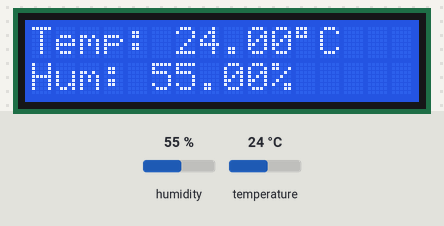
The sketch below on a simulated Arduino Uno, built with avr-gcc and run on an emulated ATmega328P. Shown: 16×2 character LCD. The inputs (shaded band) are chosen by the test bench; at power-on: humidity 55 %, temperature 24 °C.

Above: at 3.2 s.
3.3 s: humidity set to 22 %
At 5.3 s:
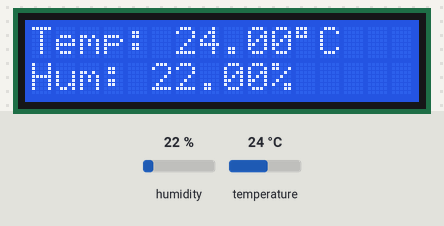
6.0 s: temperature set to 12 °C
At 7.4 s:
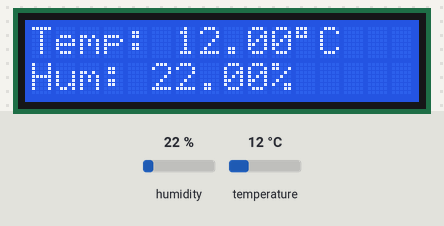
8.7 s: humidity set to 40 %
At 10.6 s:
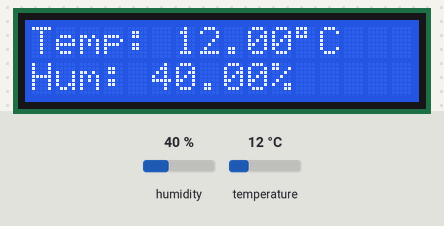
11.8 s: temperature set to 19 °C
At 12.8 s:
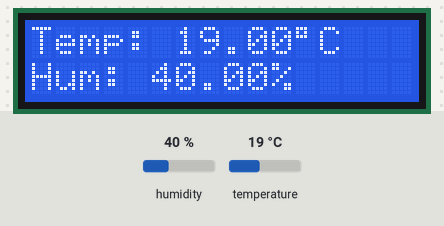
Timing chart, 0 to 14.8 s (numbered marks = the images above; inputs shaded):
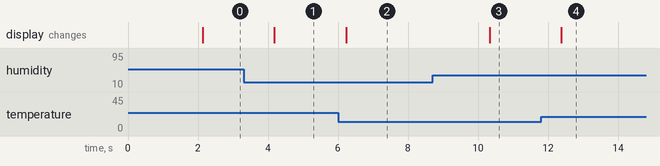

Measured:
- after the input at 3.3 s, the display: changes after 0.88 s (image 1)
- after the input at 6.0 s, the display: changes after 0.23 s (image 2)
- after the input at 8.7 s, the display: changes after 1.6 s (image 3)
- after the input at 11.8 s, the display: changes after 0.59 s (image 4)

The sketch:

temperature_display.ino
```cpp
#include <Wire.h>
#include <LiquidCrystal_I2C.h>
#include <DHT.h>

// LCD I2C address (change 0x27 to 0x3F if needed)
LiquidCrystal_I2C lcd(0x27, 16, 2);

// DHT11 settings
#define DHTPIN 2
#define DHTTYPE DHT11

DHT dht(DHTPIN, DHTTYPE);

void setup() {
  lcd.init();          // Initialize LCD
  lcd.backlight();     // Turn on backlight

  dht.begin();         // Initialize DHT11

  lcd.setCursor(0, 0);
  lcd.print("DHT11 Starting");
  delay(2000);
  lcd.clear();
}

void loop() {
  float temperature = dht.readTemperature(); // Celsius
  float humidity = dht.readHumidity();

  lcd.clear();

  if (isnan(temperature) || isnan(humidity)) {
    lcd.setCursor(0, 0);
    lcd.print("Sensor Error");
  } else {
    lcd.setCursor(0, 0);
    lcd.print("Temp: ");
    lcd.print(temperature);
    lcd.print((char)223);   // Degree symbol
    lcd.print("C");

    lcd.setCursor(0, 1);
    lcd.print("Hum: ");
    lcd.print(humidity);
    lcd.print("%");
  }

  delay(2000);
}
```
